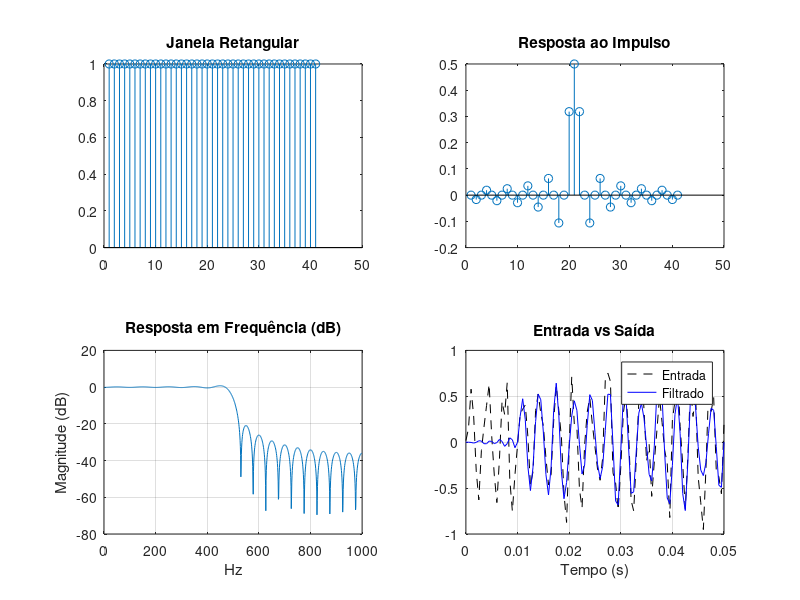

The MATLAB script that drew this image:

% Projetar um filtro FIR passa-baixas digital para ser utilizado em um sistema embarcado de aquisição de sinais biomédicos. O filtro deve atender os seguintes requisitos:
%
%     Frequência de amostragem (Fs): 2000 Hz
%
%     Frequência de corte (Fc): 500 Hz
%
%     Ordem do filtro (N): 40
%
%     Tipo do filtro: FIR passa-baixas linear fase
%
%     Método de projeto: Janela
%
% a) Janela Retangular
%
% Para cada janela:
%
%     Calcule a resposta ideal do filtro FIR (sinc ideal)
%
%     Aplique a janela correspondente
%
%     Plote a resposta em frequência
%
%     Compare as janelas em termos de largura da banda de transição e atenuação lateral
%       O uso de janelas permite controlar o compromisso entre largura da banda de transição
%       e rejeição fora da banda. A janela Retangular possui uma transição mais abrupta, mas
%       alta distorção (ripple). Já janelas como a Blackman têm melhor supressão das frequências
%       indesejadas, mas uma transição mais suave (menos precisa).

%% Parâmetros do filtro
Fs = 2000;           % Frequência de amostragem (Hz)
Fc = 500;            % Frequência de corte (Hz)
N = 40;              % Ordem do filtro
wc = 2 * pi * Fc / Fs;
n = 0:N;

%% Resposta ideal (sinc)
hd = (sin(wc * (n - N/2)) ./ (pi * (n - N/2)));
hd(N/2+1) = wc/pi;  % Corrige divisão por zero

%% Sinal de entrada: seno de 300 Hz (passa) + 800 Hz (deve ser atenuado)
t = 0:1/Fs:0.05;  % 50 ms
x = 0.6*sin(2*pi*300*t) + 0.3*sin(2*pi*1000*t) + 0.2*randn(size(t));

w = rectwin(N + 1);
h = hd .* w';  % filtro final

% Filtra o sinal
y = filter(h, 1, x);

% Resposta em frequência
[Hf, f] = freqz(h, 1, 1024, Fs);

% Janela
subplot(2,2,1);
stem(w);
title('Janela Retangular');

% Resposta ao impulso
subplot(2,2,2);
stem(h);
title('Resposta ao Impulso');

% Resposta em frequência
[Hf, f] = freqz(h, 1, 1024, Fs);
subplot(2,2,3);
plot(f, 20*log10(abs(Hf)));
title('Resposta em Frequência (dB)');
xlabel('Hz'); ylabel('Magnitude (dB)');
grid on;

% Sinal de entrada e saída
subplot(2,2,4);
plot(t, x, '--k'); hold on;
plot(t, y, 'b');
title('Entrada vs Saída');
legend('Entrada', 'Filtrado');
xlabel('Tempo (s)');

grid on;


